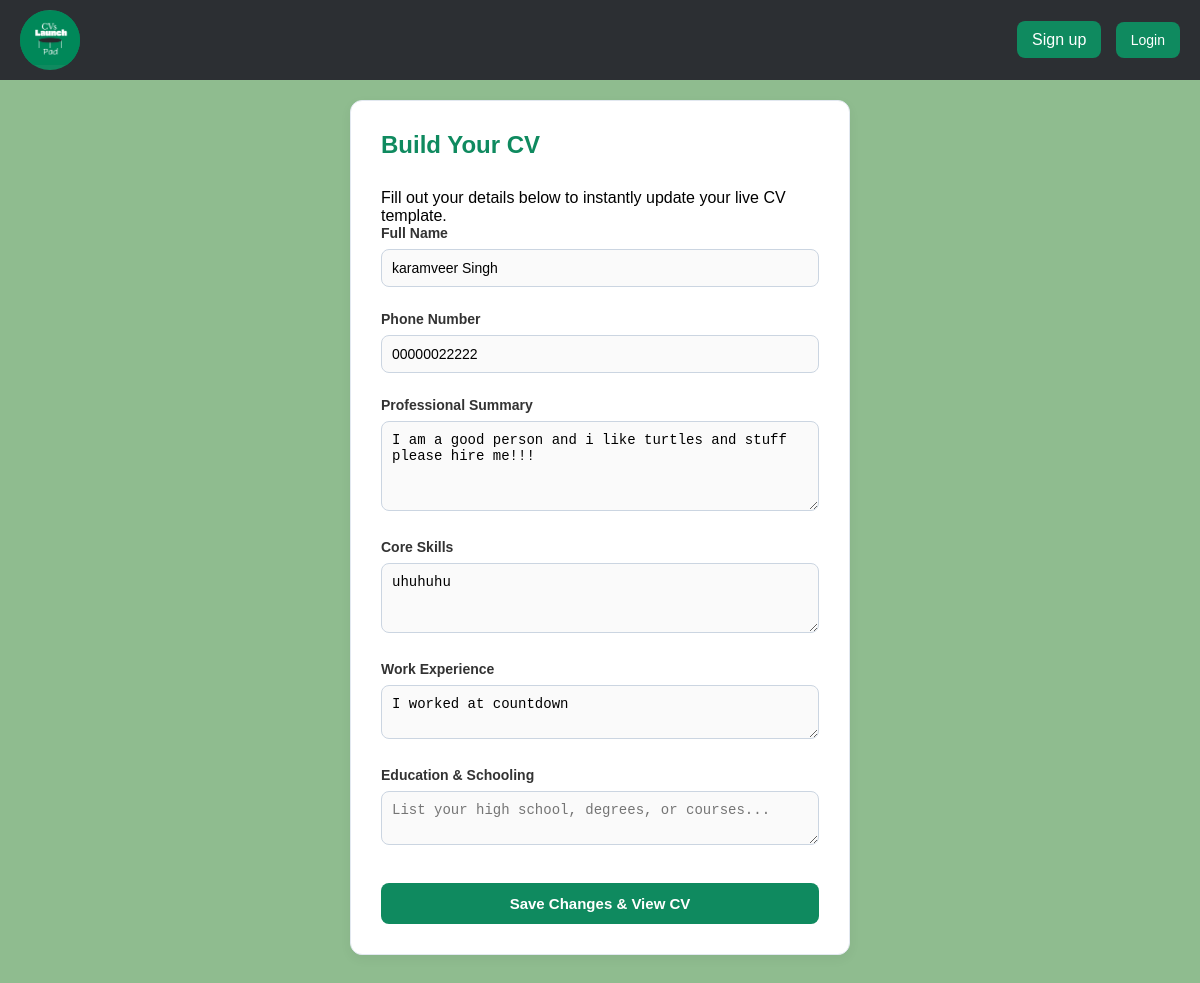
The app's page /cv/edit/ (signed in) with its own data.
### cv/models.py (models this page shows)
class CVProfile(models.Model):
    full_name = models.CharField(max_length=100, blank=True)
    user = models.OneToOneField(settings.AUTH_USER_MODEL, on_delete=models.CASCADE)
    phone = models.CharField(max_length=20, blank=True)
    summary = models.TextField(blank=True)
    skills = models.TextField(help_text="Comma-separated skills", blank=True)
    experience = models.TextField(blank=True)
    education = models.TextField(blank=True)
    TEMPLATE_CHOICES = [
        ('template1', 'Modern Green'),
        ('template2', 'Classic Slate'),
        ('template3', 'Creative Teal'),
        ('template4', 'Minimal Elegant'),
        ('template5', 'Executive Charcoal'),
        ('template6', 'Warm Ochre'),
        ('template7', 'Rose Wine'),
        ('template8', 'Royal Blue'),
        ('template9', 'Dark Mode'),
        ('template10', 'Minimal Stack'),
        ('template11', 'Forest Compact'),
        ('template12', 'Amber Clean'),
    ]
    design_choice = models.CharField(max_length=20, choices=TEMPLATE_CHOICES, default='template1')

### cv/views.py (the view)
# urls.py: path('edit/', views.edit_profile, name='edit_profile'),
@login_required
def edit_profile(request):
    profile = request.user.cvprofile
    if request.method == 'POST':
        form = ProfileForm(request.POST, instance=profile)
        if form.is_valid():
            form.save()
            return redirect('cv_template', profile_id=profile.id)
    else:
        form = ProfileForm(instance=profile)
    return render(request, 'cv/gather_info.html', {'form': form})

### cv/forms.py (shortened to what this page needs)
class ProfileForm(forms.ModelForm):
    class Meta:
        model = CVProfile
        fields = ['full_name', 'phone', 'summary', 'skills', 'experience', 'education']

### cv/templates/cv/gather_info.html (shortened to what this page needs)
{% extends "layout.html" %}
{% load static %}
{% block content%}
<html lang="en">
<head>
    <link rel="stylesheet" href="{% static 'cv/style.css' %}">
</head>
<body>
<div class="form-container">
    <div class="form-card">
        <h1>Build Your CV</h1>
        <p class="subtitle">Fill out your details below to instantly update your live CV template.</p>
        <form method="POST">
    <div class="form-group">
        <label for="{{ form.full_name.id_for_label }}">Full Name</label>
        <input
            type="text"
            name="{{ form.full_name.name }}"
            id="{{ form.full_name.id_for_label }}"
            value="{{ form.full_name.value|default:'' }}"
            placeholder="e.g., Jane Doe"
        >
    </div>
    <div class="form-group">
        <label for="{{ form.phone.id_for_label }}">Phone Number</label>
        <input
            type="text"
            name="{{ form.phone.name }}"
            id="{{ form.phone.id_for_label }}"
            value="{{ form.phone.value|default:'' }}"
            placeholder="e.g., 022 102 25"
        >
    </div>
    <div class="form-group">
        <label for="{{ form.summary.id_for_label }}">Professional Summary</label>
        <textarea
            name="{{ form.summary.name }}"
            id="{{ form.summary.id_for_label }}"
            placeholder="Write a short paragraph about your career goals and what makes you a great candidate..."
            style="height: 90px;"
        >{{ form.summary.value|default:'' }}</textarea>
    </div>
    <div class="form-group">
        <label for="{{ form.skills.id_for_label }}">Core Skills</label>
        <textarea
            name="{{ form.skills.name }}"
            id="{{ form.skills.id_for_label }}"
            placeholder="e.g., Python, Django, Customer Service, Teamwork (separate with commas)"
            style="height: 70px;"
        >{{ form.skills.value|default:'' }}</textarea>
    </div>
    <div class="form-group">
        <label for="{{ form.experience.id_for_label }}">Work Experience</label>
        <textarea
            name="{{ form.experience.name }}"
            id="{{ form.experience.id_for_label }}"
            placeholder="Where have you worked and what did you do?"
        >{{ form.experience.value|default:'' }}</textarea>
    </div>
    <div class="form-group">
        <label for="{{ form.education.id_for_label }}">Education & Schooling</label>
        <textarea
            name="{{ form.education.name }}"
            id="{{ form.education.id_for_label }}"
            placeholder="List your high school, degrees, or courses..."
        >{{ form.education.value|default:'' }}</textarea>
    </div>
            <button type="submit" class="btn-submit">Save Changes & View CV</button>
        </form>
    </div>
</div>
    {% endblock %}

### static/css/style.css (style rules this page uses)
* { margin: 0; padding: 0; box-sizing: border-box; }
body { margin: 0; font-family: Arial, sans-serif; padding-top: 60px; }
.form-group { margin-bottom: 24px; }
label { display: block; font-size: 14px; font-weight: bold; margin-bottom: 8px; color: #333333; }
input[type="text"], input[type="email"], input[type="password"], textarea { width: 100%; padding: 10px; border: 1px solid #cbd5e1; border-radius: 8px; font-size: 14px; background-color: #fafafa; box-sizing: border-box; transition: border-color 0.2s ease; }
h1 { font-size: 24px; margin: 0 0 8px 0; color: #166534; }
.form-card { background-color: #ffffff; padding: 30px; border-radius: 12px; box-shadow: 0 4px 12px rgba(0, 0, 0, 0.05); width: 100%; max-width: 500px; border: 1px solid #e2e8f0; }
h1 { font-size: 24px; margin-top: 0; margin-bottom: 30px; color: #0f8a5f; font-weight: bold; }
input[type="text"], textarea { width: 100%; padding: 10px; border: 1px solid #cbd5e1; border-radius: 8px; font-size: 14px; background-color: #fafafa; box-sizing: border-box; transition: border-color 0.2s ease; }
.btn-submit { background-color: #0f8a5f; color: #ffffff; font-size: 15px; font-weight: bold; border: none; padding: 12px; width: 100%; border-radius: 8px; cursor: pointer; transition: background-color 0.2s ease; margin-top: 10px; }
.form-container { display: flex; justify-content: center; align-items: center; width: 100%; min-height: calc(100vh - 70px); padding: 40px 20px; box-sizing: border-box; background: #8fbc8f; }

### records on screen
CVProfile: full_name "karamveer Singh", phone "00000022222", summary "I am a good person and i like turtles and stuff please hire me!!!", skills "uhuhuhu", experience "I worked at countdown"
